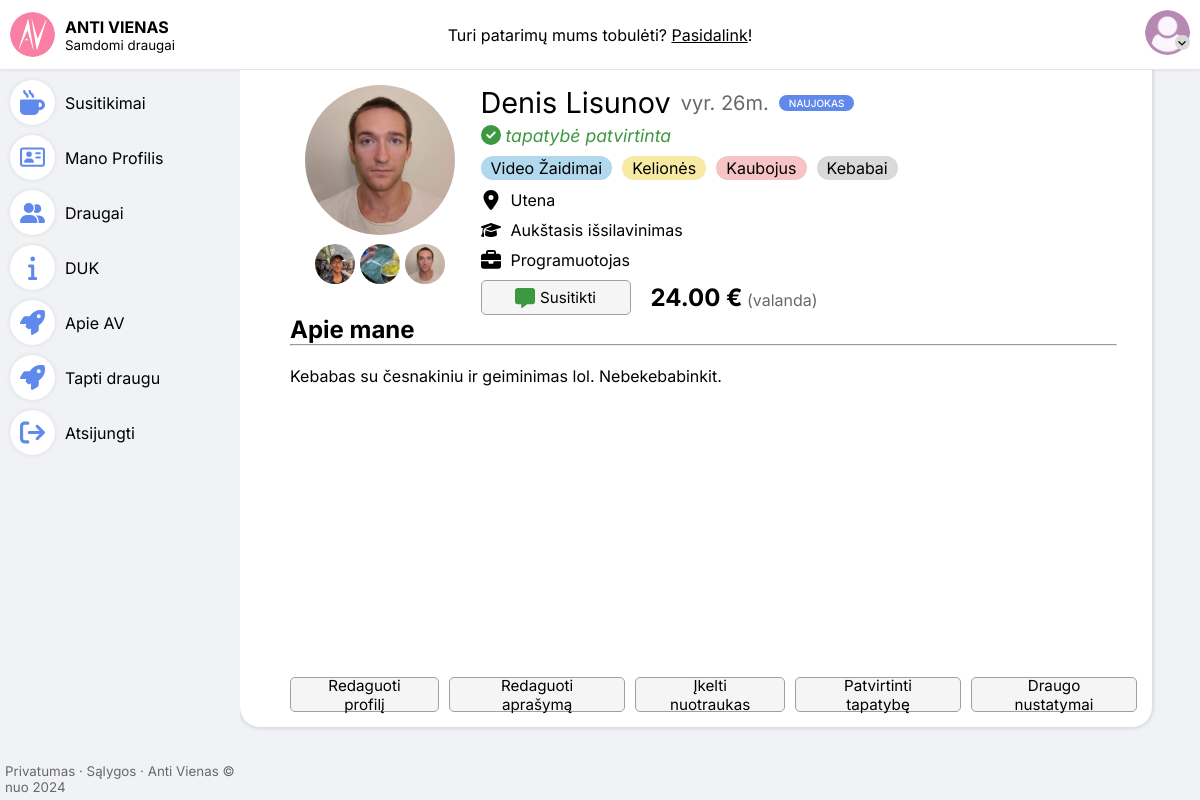
Screenshot of /profilis/1/ (signed in) with the database file from the repository.
### antivienas/database/models.py (models this page shows, shortened)
class User(AbstractUser):
    is_id_verified =    models.BooleanField(default=False)
    id_img =            models.ImageField(upload_to=user_img_upload_path, blank=True, null=True)
    profile_type =      models.CharField(max_length=6, choices=ProfileTypes, default=ProfileTypes.USER)
    birthday =          models.DateField(default=dt.date(1998,5,14))
    city =              models.CharField(max_length=15,choices=CityOfService,null=True,blank=True)
    job =               models.CharField(max_length=40, blank=True)
    description =       models.TextField(max_length=2500, blank=True)
    gender =            models.CharField(max_length=10, choices=Genders, blank=True, null=True)
    education =         models.CharField(max_length=15, choices=EducationChoices, blank=True, null=True)
    selected_avatar =  models.SmallIntegerField(default=0)
    interest_one =      models.CharField(max_length=50, blank=True)
    interest_two =      models.CharField(max_length=50, blank=True)
    interest_three =    models.CharField(max_length=50, blank=True)
    interest_four =     models.CharField(max_length=50, blank=True)
    interest_color_one =    models.CharField(max_length=7, choices=InterestColorHexes, default=InterestColorHexes.GRAY)
    interest_color_two =    models.CharField(max_length=7, choices=InterestColorHexes, default=InterestColorHexes.GRAY)
    interest_color_three =  models.CharField(max_length=7, choices=InterestColorHexes, default=InterestColorHexes.GRAY)
    interest_color_four =   models.CharField(max_length=7, choices=InterestColorHexes, default=InterestColorHexes.GRAY)
    orders_completed =  models.PositiveIntegerField(default=0)
    @property
    def age(self):
        return int((dt.datetime.now().date() - self.birthday).days / 365.25)
    @property
    def avatar(self):
        return UserProfilePicture.avatar(self)

class UserProfilePicture(models.Model):
    user = models.ForeignKey(User, on_delete=models.CASCADE, related_name="images")
    image = models.ImageField(upload_to=user_img_upload_path)
    is_avatar = models.BooleanField(default=False)
    created =   models.DateTimeField(auto_now_add=True)
    @classmethod
    def avatar(cls, user):
        try:
            image = UserProfilePicture.objects.filter(user=user, is_avatar=True)[0]
        except:
            return None
        return image

class FriendSetting(models.Model):
    friend =            models.OneToOneField(User, related_name="friend", on_delete=models.CASCADE, primary_key=True)
    price_per_hour =    models.PositiveIntegerField(default=0)
    is_public =         models.BooleanField(default=False)
    account_number =            models.CharField(max_length=20, blank=True)
    account_holder_details =    models.CharField(max_length=200, blank=True)
    level =     models.SmallIntegerField(choices=LvlOfExperience, default=LvlOfExperience.NEWBIE)
    created =   models.DateTimeField(auto_now_add=True)

### antivienas/backend/views.py (the view)
# urls.py: path("profilis/<int:user_id>/", views.profile_page, name="profile"),
def profile_page(request, user_id):
    template = "pages/profile/profile.html"
    context = {}
    try:
        user = User.objects.get(pk=user_id)
        context["user"] = user
    except:
        return redirect("index")
    if user.gender == Genders.VYRAS:
        context['text_ending'] = "as"
    else:
        context['text_ending'] = "ė"
    try:
        friend_params = FriendSetting.objects.get(friend=user)
        context["friend_params"] = friend_params
    except:
        pass
    context['images'] = UserProfilePicture.objects.filter(user=user).order_by("created")
    return render(request, template, context)

### antivienas/frontend/templates/pages/profile/profile.html (shortened to what this page needs)
<!DOCTYPE html>
{% load static %}
<html lang="lt">
<head>
    <link rel="stylesheet" href="{% static 'styles/style.css' %}" />
</head>
<body>
    {% include "components/top-nav.html" %}
    <main class="main-double-split">
        <div class="left-container">
            {% include "components/side-nav.html" %}
            {% include "components/terms-of-service.html" %}
        </div>
        <div class="middle-container">
            <div class="background-blob profile-manager">
                <div class="details-container">
                    <div class="images-container">
                        <div class="image-container" data-id="0">
                            {% if user.avatar %}
                            <img src="{{ user.avatar.image.url }}" alt="">
                            {% else %}
                            <img src="{% static 'assets/user-no-avatar.png' %}" alt="">
                            {% endif %}
                        </div>
                        <div class="carousel">
                            {% if images.count > 1 %}
                            {% for image in images %}
                            <div class="img-preview" data-id="0"><img src="{{ image.image.url }}" alt=""></div>
                            {% endfor %}
                            {% endif %}
                        </div>
                    </div>
                    <div class="info-container">
                        <div class="name-container"><h1>{{user.first_name}} {{user.last_name}}</h1> <small>{{ user.gender|lower|slice:"0:3" }}. {{ user.age }}m.</small>
                        <div class="level-container">
                            {% if friend_params %}
                            <p class="level" style="background-color: var(--blue);">{% if user.gender == "Vyras" %}{{ friend_params.get_level_display }}{% else %}{{ friend_params.get_level_display|slice:"0:-2"|add:"ė" }}{% endif %}</p>
                            {% endif %}
                        </div>
                        </div>
                        <div class="level-container">
                            <div class="id-container">
                            {% if user.is_id_verified %}
                                <svg style="fill: var(--checkmark-color);" xmlns="http://www.w3.org/2000/svg" viewBox="0 0 512 512"><path d="M256 512A256 256 0 1 0 256 0a256 256 0 1 0 0 512zM369 209L241 337c-9.4 9.4-24.6 9.4-33.9 0l-64-64c-9.4-9.4-9.4-24.6 0-33.9s24.6-9.4 33.9 0l47 47L335 175c9.4-9.4 24.6-9.4 33.9 0s9.4 24.6 0 33.9z"/></svg>
                                <p style="color: var(--checkmark-color);">tapatybė patvirtinta</p>
                            {% endif %}
                            </div>
                        </div>
                        <div class="interest-container">
                            {% include "components/interests.html" %}
                        </div>
                        <div class="detail-grid">
                            <div class="detail-grid-item">
                                <svg xmlns="http://www.w3.org/2000/svg" viewBox="0 0 384 512"><path d="M215.7 499.2C267 435 384 279.4 384 192C384 86 298 0 192 0S0 86 0 192c0 87.4 117 243 168.3 307.2c12.3 15.3 35.1 15.3 47.4 0zM192 128a64 64 0 1 1 0 128 64 64 0 1 1 0-128z"/></svg>
                                <p>{{user.city}}</p>
                            </div>
                            <div>
                                <div class="detail-grid-item">
                                    {% if user.education %}
                                    <p>{{user.education}} išsilavinimas</p>
                                    {% else %}
                                    <p>Nenurodyta</p>
                                    {% endif %}
                                </div>
                                <div class="detail-grid-item">
                                    {% if user.job %}
                                    <p>{{ user.job }}</p>
                                    {% else %}
                                    <p>Nenurodyta</p>
                                    {% endif %}
                                </div>
                            </div>
                        </div>
                        {% if friend_params and friend_params.is_public %}
                        <div class="price-container">
                            <div class="btn-container">
                                <a href="#" class="meetup-btn">
                                    <span>Susitikti</span>
                                </a>
                            </div>
                            <p class="price"><strong>{{friend_params.price_per_hour}}.00 €</strong> <span class="hourly-rate">(valanda)</span></p>
                        </div>
                        {% endif %}
                    </div>
                </div>
                <div class="description-container">
                    <h2>Apie mane</h2>
                    <hr>
                    {% if user.description %}
                    {{ user.description|linebreaks }}
                    {% else %}
                    <p style="font-style: italic;">Aprašymo nėra</p>
                    {% endif %}
                </div>
                <div class="btn-container btn-bottom-container">
                    <a href="{% url 'profile-update'%}"><span>Redaguoti profilį</span></a>
                    <a href="{% url 'description-update'%}"><span>Redaguoti aprašymą</span></a>
                    <a href="#"><span>Įkelti nuotraukas</span></a>
                    <a href="#"><span>Patvirtinti tapatybę</span></a>
                    <a href="#"><span>Draugo nustatymai</span></a>
                </div>
            </div>
        </div>
    </main>
</body>
</html>

### antivienas/frontend/templates/components/interests.html
{% if user.interest_one %}
<p class="interest-item" style="background-color: {{ user.interest_color_one }};">{{user.interest_one}}</p>
{% endif %}
{% if user.interest_two %}
<p class="interest-item" style="background-color: {{ user.interest_color_two }};">{{user.interest_two}}</p>
{% endif %}
{% if user.interest_three %}
<p class="interest-item" style="background-color: {{ user.interest_color_three }};">{{user.interest_three}}</p>
{% endif %}
{% if user.interest_four %}
<p class="interest-item" style="background-color: {{ user.interest_color_four }};">{{user.interest_four}}</p>
{% endif %}

### static/styles/style.css (style rules this page uses)
:root { --bg: #F0F2F5; --component-bg: white; --text: black; --gray: #686868; --light-gray: #D9D9D9; --nav-hover: #E8E9EA; --fade: #00000025; --expander-gray: #EAEAEA; --blue: #5f89ec; --soft-blue: #C9DEFF; --blue-hover: #81a6fd; --blue-notification: #A5CFED; --star-color: #FFD600; --yellow: #F6EAA5; --checkmark-color: #3c9940; --light-green: #CFF8D1; --light-green-hover: #b0f5b6; --accept-color: #84DC75; --pink: #F97FA4; --red: #FF8C8C; }
*,*::before,*::after { box-sizing: border-box; margin: 0; }
html, body { height: 100%; }
body { font-family: 'Inter', sans-serif; background-color: var(--bg); }
a { color: var(--text); text-decoration: none; }
.main-double-split { display: grid; grid-template-columns: 1fr 4fr; }
main { padding-top: 70px; height: 100%; }
.left-container { padding: 5px; display: flex; flex-direction: column; justify-content: space-between; }
.middle-container { align-items: center; -ms-overflow-style: none; scrollbar-width: none; overflow-y: scroll; }
.action-part a, .btn-container a, .btn-container button { height: 35px; padding: 0 20px; border: 1px solid #a19e9e; background: #f5f5f5; border-radius: 5px; cursor: pointer; text-decoration: none; align-content: center; text-align: center; display: flex; justify-content: center; align-items: center; gap: 5px; }
.action-part a, .meetup-btn { width: 150px; }
.friend-card-container .level, .level-container .level { padding: 2px 10px; border-radius: 20px; text-transform: uppercase; font-weight: 500; color: var(--component-bg); }
.level-container .level { font-size: 10px; }
.price-container .meetup-svg, .action-part .meetup-svg { fill: var(--checkmark-color); width: 20px; height: 20px; }
.interest-item { padding: 2px 10px; border-radius: 20px; }
.background-blob { background: white; border-radius: 0px 0px 20px 20px; box-shadow: 0px 0px 4px 1px var(--fade); width: 95%; position: relative; background: white; padding: 15px; min-height: 90%; }
.middle-container .profile-manager { padding-left: 50px; display: flex; flex-direction: column; }
.profile-manager .description-container { margin-right: 20px; }
.profile-manager .description-container p { margin-top: 20px; }
.profile-manager svg { width: 20px; height: 20px; }
.profile-manager .images-container { display: flex; flex-direction: column; align-items: center; gap: 5px; height: 100%; }
.profile-manager .details-container { display: grid; grid-template-columns: 1.1fr 4fr; gap: 10px; align-items: center; }
.images-container .carousel { display: flex; align-items: center; gap: 5px; }
.images-container .image-container img { max-width: 150px; width: 100%; border-radius: 50%; }
.images-container .img-preview { max-width: 40px; }
.images-container .img-preview img { width: 100%; border-radius: 50%; }
.info-container .name-container { display: flex; gap: 10px; align-items: center; }
.info-container .level-container { display: flex; gap: 50px; margin: 5px 0px; }
.info-container .name-container small { font-size: 20px; color: var(--gray); }
.info-container .id-container { display: flex; gap: 5px; }
.info-container .id-container svg { width: 20px; }
.info-container .id-container p { font-size: 1.1em; font-style: italic; }
.info-container .detail-grid { margin: 10px 0px; }
.detail-grid .detail-grid-item { margin-top: 10px; display: flex; gap: 10px; }
.info-container h1 { font-weight: 400; font-size: 1.8em; }
.info-container .interest-container { display: flex; gap: 10px; margin: 10px 0px; }
.info-container .price-container { display: flex; gap: 20px; align-items: center; }
.info-container .price-container .hourly-rate { color: var(--gray); }
.info-container .price-container strong { font-size: 1.5em; }
.btn-container { display: flex; gap: 10px; font-size: 0.95em; }
.btn-bottom-container { margin-top: 20px; align-items: end; flex: 1; }

### rows the page displays
User: avatar.image (picture), first_name "Denis", last_name "Lisunov", gender "vyr", age "26", interest_one "Video Žaidimai", interest_two "Kelionės", interest_three "Kaubojus", interest_four "Kebabai", city "Utena", education "Aukštasis", job "Programuotojas", description "Kebabas su česnakiniu ir geiminimas lol. Nebekebabinkit."
UserProfilePicture: image (picture)
UserProfilePicture: image (picture)
UserProfilePicture: image (picture)
FriendSetting: level "NAUJOKAS", price_per_hour "24"
